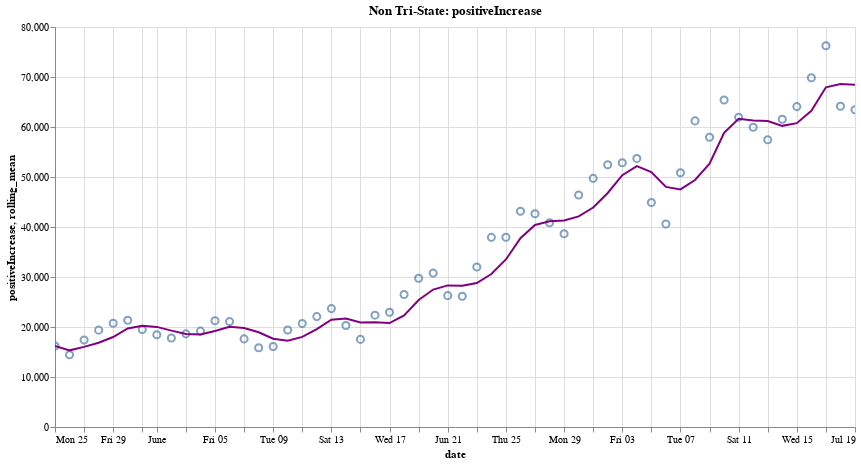

The notebook cell saved with this chart:
### Code cell
create_plot(non_tristate, 'positiveIncrease')

### Figure 1 — Vega-Lite specification as saved in the notebook (floating-point values rounded to 4 significant figures)
{"config": {"view": {"continuousWidth": 400, "continuousHeight": 300}}, "layer": [{"mark": {"type": "point", "size": 50}, "encoding": {"tooltip": [{"type": "temporal", "field": "date"}, {"type": "quantitative", "field": "positiveIncrease"}], "x": {"type": "temporal", "field": "date"}, "y": {"type": "quantitative", "field": "positiveIncrease"}}, "height": 400, "selection": {"selector007": {"type": "interval", "bind": "scales", "encodings": ["x", "y"]}}, "title": "Non Tri-State: positiveIncrease", "width": 800}, {"mark": {"type": "line", "color": "purple", "size": 2}, "encoding": {"x": {"type": "temporal", "field": "date"}, "y": {"type": "quantitative", "field": "rolling_mean"}}, "transform": [{"window": [{"op": "mean", "field": "positiveIncrease", "as": "rolling_mean"}], "frame": [0, 3]}]}], "data": {"name": "data-6d9747630822ad28643f76584477ea1e"}, "$schema": "https://vega.github.io/schema/vega-lite/v4.8.1.json", "datasets": {"data-6d9747630822ad28643f76584477ea1e": [{"date": "2020-07-19T00:00:00", "totalTestResultsIncrease": 712900.0, "positiveIncrease": 63440.0, "death": 87770.0, "deathIncrease": 503.0, "positiveRate": 0.089, "state": "Non Tri-State"}, {"date": "2020-07-18T00:00:00", "totalTestResultsIncrease": 679400.0, "positiveIncrease": 64160.0, "death": 87260.0, "deathIncrease": 846.0, "positiveRate": 0.094, "state": "Non Tri-State"}, {"date": "2020-07-17T00:00:00", "totalTestResultsIncrease": 750100.0, "positiveIncrease": 76260.0, "death": 86420.0, "deathIncrease": 915.0, "positiveRate": 0.102, "state": "Non Tri-State"}, {"date": "2020-07-16T00:00:00", "totalTestResultsIncrease": 722900.0, "positiveIncrease": 69850.0, "death": 85500.0, "deathIncrease": 896.0, "positiveRate": 0.097, "state": "Non Tri-State"}, {"date": "2020-07-15T00:00:00", "totalTestResultsIncrease": 665700.0, "positiveIncrease": 64080.0, "death": 84610.0, "deathIncrease": 816.0, "positiveRate": 0.096, "state": "Non Tri-State"}, {"date": "2020-07-14T00:00:00", "totalTestResultsIncrease": 676900.0, "positiveIncrease": 61550.0, "death": 83790.0, "deathIncrease": 708.0, "positiveRate": 0.091, "state": "Non Tri-State"}, {"date": "2020-07-13T00:00:00", "totalTestResultsIncrease": 624500.0, "positiveIncrease": 57460.0, "death": 83080.0, "deathIncrease": 275.0, "positiveRate": 0.092, "state": "Non Tri-State"}, {"date": "2020-07-12T00:00:00", "totalTestResultsIncrease": 640600.0, "positiveIncrease": 59960.0, "death": 82810.0, "deathIncrease": 455.0, "positiveRate": 0.094, "state": "Non Tri-State"}, {"date": "2020-07-11T00:00:00", "totalTestResultsIncrease": 528100.0, "positiveIncrease": 61950.0, "death": 82350.0, "deathIncrease": 705.0, "positiveRate": 0.117, "state": "Non Tri-State"}, {"date": "2020-07-10T00:00:00", "totalTestResultsIncrease": 713500.0, "positiveIncrease": 65390.0, "death": 81650.0, "deathIncrease": 814.0, "positiveRate": 0.092, "state": "Non Tri-State"}, {"date": "2020-07-09T00:00:00", "totalTestResultsIncrease": 603500.0, "positiveIncrease": 57950.0, "death": 80840.0, "deathIncrease": 822.0, "positiveRate": 0.096, "state": "Non Tri-State"}, {"date": "2020-07-08T00:00:00", "totalTestResultsIncrease": 545600.0, "positiveIncrease": 61220.0, "death": 80010.0, "deathIncrease": 730.0, "positiveRate": 0.112, "state": "Non Tri-State"}, {"date": "2020-07-07T00:00:00", "totalTestResultsIncrease": 559800.0, "positiveIncrease": 50850.0, "death": 79280.0, "deathIncrease": 859.0, "positiveRate": 0.091, "state": "Non Tri-State"}, {"date": "2020-07-06T00:00:00", "totalTestResultsIncrease": 426400.0, "positiveIncrease": 40610.0, "death": 78420.0, "deathIncrease": 212.0, "positiveRate": 0.095, "state": "Non Tri-State"}, {"date": "2020-07-05T00:00:00", "totalTestResultsIncrease": 567400.0, "positiveIncrease": 44890.0, "death": 78210.0, "deathIncrease": 179.0, "positiveRate": 0.079, "state": "Non Tri-State"}, {"date": "2020-07-04T00:00:00", "totalTestResultsIncrease": 556800.0, "positiveIncrease": 53720.0, "death": 78030.0, "deathIncrease": 270.0, "positiveRate": 0.096, "state": "Non Tri-State"}, {"date": "2020-07-03T00:00:00", "totalTestResultsIncrease": 623000.0, "positiveIncrease": 52850.0, "death": 77760.0, "deathIncrease": 523.0, "positiveRate": 0.085, "state": "Non Tri-State"}, {"date": "2020-07-02T00:00:00", "totalTestResultsIncrease": 561100.0, "positiveIncrease": 52450.0, "death": 77240.0, "deathIncrease": 655.0, "positiveRate": 0.093, "state": "Non Tri-State"}, {"date": "2020-07-01T00:00:00", "totalTestResultsIncrease": 544600.0, "positiveIncrease": 49730.0, "death": 76580.0, "deathIncrease": 645.0, "positiveRate": 0.091, "state": "Non Tri-State"}, {"date": "2020-06-30T00:00:00", "totalTestResultsIncrease": 542100.0, "positiveIncrease": 46390.0, "death": 75940.0, "deathIncrease": 538.0, "positiveRate": 0.086, "state": "Non Tri-State"}, {"date": "2020-06-29T00:00:00", "totalTestResultsIncrease": 562800.0, "positiveIncrease": 38640.0, "death": 75400.0, "deathIncrease": 302.0, "positiveRate": 0.069, "state": "Non Tri-State"}, {"date": "2020-06-28T00:00:00", "totalTestResultsIncrease": 495100.0, "positiveIncrease": 40840.0, "death": 75100.0, "deathIncrease": 234.0, "positiveRate": 0.082, "state": "Non Tri-State"}, {"date": "2020-06-27T00:00:00", "totalTestResultsIncrease": 496300.0, "positiveIncrease": 42640.0, "death": 74870.0, "deathIncrease": 455.0, "positiveRate": 0.086, "state": "Non Tri-State"}, {"date": "2020-06-26T00:00:00", "totalTestResultsIncrease": 506600.0, "positiveIncrease": 43160.0, "death": 74410.0, "deathIncrease": 571.0, "positiveRate": 0.085, "state": "Non Tri-State"}, {"date": "2020-06-25T00:00:00", "totalTestResultsIncrease": 540400.0, "positiveIncrease": 37940.0, "death": 73840.0, "deathIncrease": 595.0, "positiveRate": 0.07, "state": "Non Tri-State"}, {"date": "2020-06-24T00:00:00", "totalTestResultsIncrease": 445400.0, "positiveIncrease": 37930.0, "death": 73240.0, "deathIncrease": 652.0, "positiveRate": 0.085, "state": "Non Tri-State"}, {"date": "2020-06-23T00:00:00", "totalTestResultsIncrease": 428400.0, "positiveIncrease": 31990.0, "death": 72590.0, "deathIncrease": 613.0, "positiveRate": 0.075, "state": "Non Tri-State"}, {"date": "2020-06-22T00:00:00", "totalTestResultsIncrease": 381000.0, "positiveIncrease": 26160.0, "death": 71980.0, "deathIncrease": 241.0, "positiveRate": 0.069, "state": "Non Tri-State"}, {"date": "2020-06-21T00:00:00", "totalTestResultsIncrease": 415400.0, "positiveIncrease": 26270.0, "death": 71740.0, "deathIncrease": 255.0, "positiveRate": 0.063, "state": "Non Tri-State"}, {"date": "2020-06-20T00:00:00", "totalTestResultsIncrease": 462100.0, "positiveIncrease": 30780.0, "death": 71480.0, "deathIncrease": 569.0, "positiveRate": 0.067, "state": "Non Tri-State"}, {"date": "2020-06-19T00:00:00", "totalTestResultsIncrease": 460300.0, "positiveIncrease": 29740.0, "death": 70920.0, "deathIncrease": 583.0, "positiveRate": 0.065, "state": "Non Tri-State"}, {"date": "2020-06-18T00:00:00", "totalTestResultsIncrease": 416700.0, "positiveIncrease": 26490.0, "death": 70330.0, "deathIncrease": 634.0, "positiveRate": 0.064, "state": "Non Tri-State"}, {"date": "2020-06-17T00:00:00", "totalTestResultsIncrease": 405300.0, "positiveIncrease": 22950.0, "death": 69700.0, "deathIncrease": 695.0, "positiveRate": 0.057, "state": "Non Tri-State"}, {"date": "2020-06-16T00:00:00", "totalTestResultsIncrease": 381800.0, "positiveIncrease": 22370.0, "death": 69000.0, "deathIncrease": 643.0, "positiveRate": 0.059, "state": "Non Tri-State"}, {"date": "2020-06-15T00:00:00", "totalTestResultsIncrease": 352800.0, "positiveIncrease": 17520.0, "death": 68360.0, "deathIncrease": 298.0, "positiveRate": 0.05, "state": "Non Tri-State"}, {"date": "2020-06-14T00:00:00", "totalTestResultsIncrease": 396300.0, "positiveIncrease": 20310.0, "death": 68060.0, "deathIncrease": 280.0, "positiveRate": 0.051, "state": "Non Tri-State"}, {"date": "2020-06-13T00:00:00", "totalTestResultsIncrease": 397700.0, "positiveIncrease": 23680.0, "death": 67780.0, "deathIncrease": 532.0, "positiveRate": 0.06, "state": "Non Tri-State"}, {"date": "2020-06-12T00:00:00", "totalTestResultsIncrease": 512100.0, "positiveIncrease": 22080.0, "death": 67250.0, "deathIncrease": 660.0, "positiveRate": 0.043, "state": "Non Tri-State"}, {"date": "2020-06-11T00:00:00", "totalTestResultsIncrease": 368700.0, "positiveIncrease": 20710.0, "death": 66590.0, "deathIncrease": 768.0, "positiveRate": 0.056, "state": "Non Tri-State"}, {"date": "2020-06-10T00:00:00", "totalTestResultsIncrease": 342300.0, "positiveIncrease": 19410.0, "death": 65820.0, "deathIncrease": 732.0, "positiveRate": 0.057, "state": "Non Tri-State"}, {"date": "2020-06-09T00:00:00", "totalTestResultsIncrease": 351000.0, "positiveIncrease": 16110.0, "death": 65090.0, "deathIncrease": 747.0, "positiveRate": 0.046, "state": "Non Tri-State"}, {"date": "2020-06-08T00:00:00", "totalTestResultsIncrease": 317800.0, "positiveIncrease": 15850.0, "death": 64340.0, "deathIncrease": 569.0, "positiveRate": 0.05, "state": "Non Tri-State"}, {"date": "2020-06-07T00:00:00", "totalTestResultsIncrease": 338900.0, "positiveIncrease": 17620.0, "death": 63770.0, "deathIncrease": 313.0, "positiveRate": 0.052, "state": "Non Tri-State"}, {"date": "2020-06-06T00:00:00", "totalTestResultsIncrease": 425800.0, "positiveIncrease": 21080.0, "death": 63460.0, "deathIncrease": 616.0, "positiveRate": 0.05, "state": "Non Tri-State"}, {"date": "2020-06-05T00:00:00", "totalTestResultsIncrease": 372800.0, "positiveIncrease": 21250.0, "death": 62840.0, "deathIncrease": 671.0, "positiveRate": 0.057, "state": "Non Tri-State"}, {"date": "2020-06-04T00:00:00", "totalTestResultsIncrease": 372000.0, "positiveIncrease": 19180.0, "death": 62170.0, "deathIncrease": 726.0, "positiveRate": 0.052, "state": "Non Tri-State"}, {"date": "2020-06-03T00:00:00", "totalTestResultsIncrease": 379500.0, "positiveIncrease": 18630.0, "death": 61450.0, "deathIncrease": 808.0, "positiveRate": 0.049, "state": "Non Tri-State"}, {"date": "2020-06-02T00:00:00", "totalTestResultsIncrease": 333300.0, "positiveIncrease": 17790.0, "death": 60640.0, "deathIncrease": 838.0, "positiveRate": 0.053, "state": "Non Tri-State"}, {"date": "2020-06-01T00:00:00", "totalTestResultsIncrease": 301600.0, "positiveIncrease": 18460.0, "death": 59800.0, "deathIncrease": 568.0, "positiveRate": 0.061, "state": "Non Tri-State"}, {"date": "2020-05-31T00:00:00", "totalTestResultsIncrease": 333800.0, "positiveIncrease": 19510.0, "death": 59230.0, "deathIncrease": 496.0, "positiveRate": 0.058, "state": "Non Tri-State"}, {"date": "2020-05-30T00:00:00", "totalTestResultsIncrease": 330100.0, "positiveIncrease": 21360.0, "death": 58740.0, "deathIncrease": 714.0, "positiveRate": 0.065, "state": "Non Tri-State"}, {"date": "2020-05-29T00:00:00", "totalTestResultsIncrease": 383500.0, "positiveIncrease": 20740.0, "death": 58020.0, "deathIncrease": 949.0, "positiveRate": 0.054, "state": "Non Tri-State"}, {"date": "2020-05-28T00:00:00", "totalTestResultsIncrease": 337000.0, "positiveIncrease": 19380.0, "death": 57080.0, "deathIncrease": 1062.0, "positiveRate": 0.057, "state": "Non Tri-State"}, {"date": "2020-05-27T00:00:00", "totalTestResultsIncrease": 243100.0, "positiveIncrease": 17410.0, "death": 56010.0, "deathIncrease": 1057.0, "positiveRate": 0.072, "state": "Non Tri-State"}, {"date": "2020-05-26T00:00:00", "totalTestResultsIncrease": 255500.0, "positiveIncrease": 14460.0, "death": 54960.0, "deathIncrease": 490.0, "positiveRate": 0.057, "state": "Non Tri-State"}, {"date": "2020-05-25T00:00:00", "totalTestResultsIncrease": 355400.0, "positiveIncrease": 16210.0, "death": 54470.0, "deathIncrease": 398.0, "positiveRate": 0.046, "state": "Non Tri-State"}]}}
